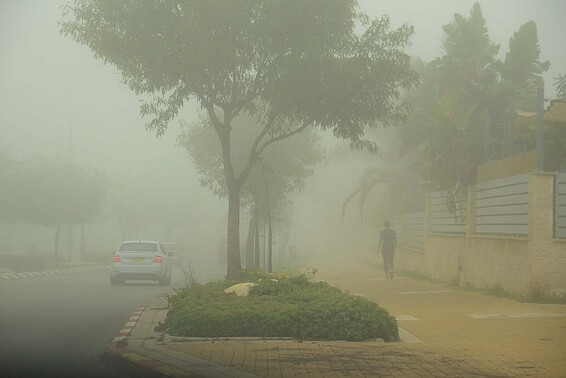
#> input picture Assignment1/images/testImg1.jpg, 566 x 378 px
$ python gamma.py
#> lines starting #> are read from the running program, lines starting #| are printed output that depends on the picture
"""
        '########:'##::::'##::::'##:::
         ##.....::. ##::'##:::'####:::
         ##::::::::. ##'##::::.. ##:::
         ######:::::. ###::::::: ##:::
         ##...:::::: ## ##:::::: ##:::
         ##:::::::: ##:. ##::::: ##:::
         ########: ##:::. ##::'######:
        ........::..:::::..:::......::
"""
from ex1_utils import *


def gammaDisplay(img_path: str, rep: int):
    """
    GUI for gamma correction
    :param img_path: Path to the image
    :param rep: grayscale(1) or RGB(2)
    :return: None
    """
#> called with img_path = 'images/testImg1.jpg', rep = 1
    if rep == LOAD_RGB:
        img = cv.imread(img_path)
    elif rep == LOAD_GRAY_SCALE:
        img = cv.imread(img_path, cv.IMREAD_GRAYSCALE)
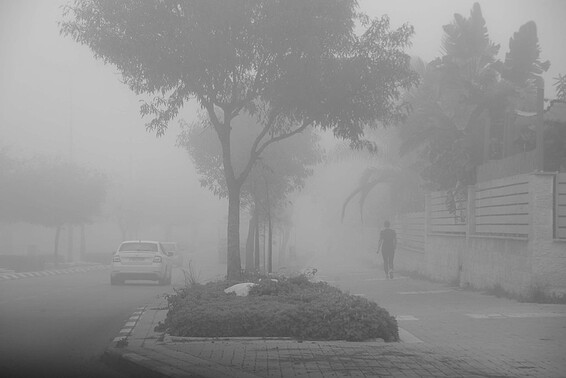
#> img: shape (378, 566); min 36, max 218, mean 143.3
#> slider 'gamma' is set to 66
    cv.namedWindow('Gamma correction')
    temp = img
  #  cv.imshow('Gamma correction', img)

    def changeGamma(x: int):
#> called with x = 0
        correction = float(x)
        correction = correction / 100
        img = 255 * np.power(temp / 255, correction)
#> img: shape (378, 566) float64; every value is 255
        img = img.astype('uint8')
#> img: shape (378, 566); every value is 255
        cv.imshow('Gamma correction', img)

        print("Gamma: ", correction)
        pass

    cv.createTrackbar('gamma', 'Gamma correction', 0, 200, changeGamma)

    changeGamma(0)
    cv.waitKey(0)
#> call 2 of changeGamma, with x = 66
#> in changeGamma (call 2), `img = 255 * np.power(temp / 255, correction)`:
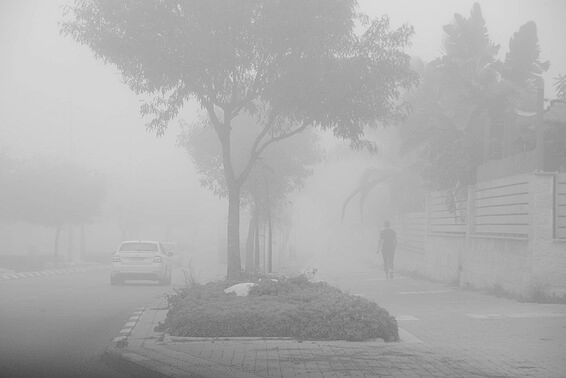
#> img: shape (378, 566) float64; min 70.05, max 229.9, mean 173.5

    cv.destroyAllWindows()


def main():
    gammaDisplay('images/testImg1.jpg', LOAD_GRAY_SCALE)


if __name__ == '__main__':
    main()

$ run again, with Assignment1/images/bac_con.png saved as Assignment1/images/testImg1.jpg
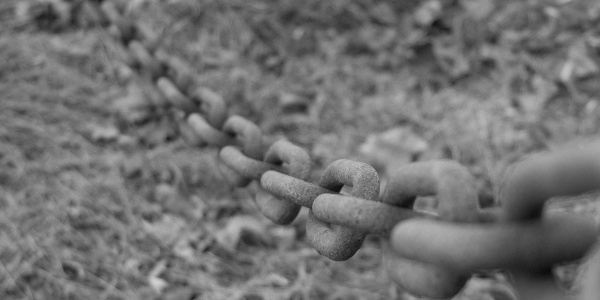
#> input picture Assignment1/images/bac_con.png, 600 x 300 px
#> in gammaDisplay, img is the input picture: shape (300, 600); min 11, max 210, mean 113.4
#> in changeGamma (call 2), `img = 255 * np.power(temp / 255, correction)`:
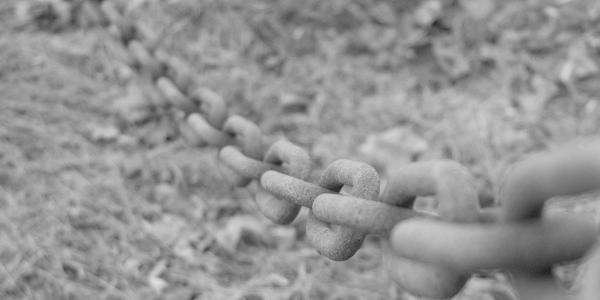
#> img: shape (300, 600) float64; min 32.03, max 224.3, mean 148.3
